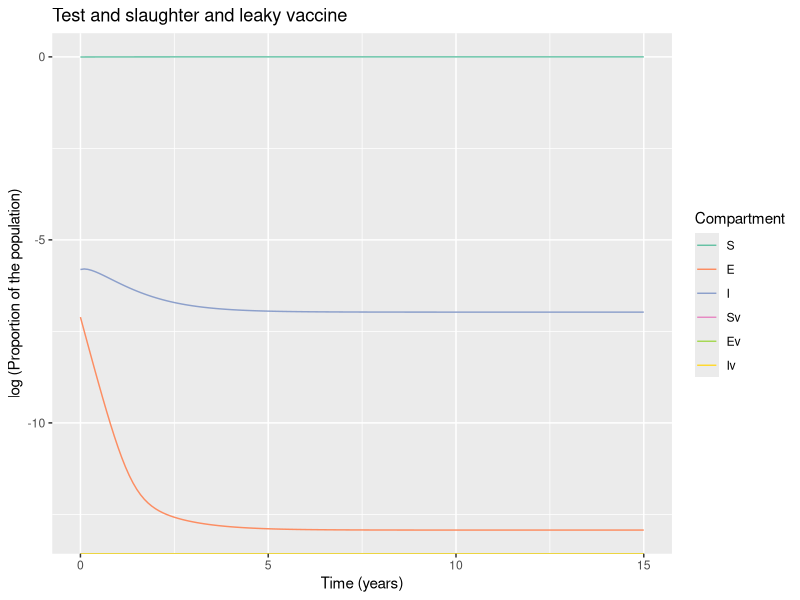

Write R code to recreate this figure.
# LOAD THE PACKAGES:
library(deSolve)
library(reshape2)
library(ggplot2)


# MODEL INPUTS:

initial_state_values <- c(S = 1224000- 4672,
                          E = 1000,        
                          I = 3672,        
                          Sv = 0,      
                          Ev = 0,
                          Iv = 0)      

# Parameters
#R0=0.42

parameters <- c(beta = 0.01,     # the infection rate in units of years^-1  5.2
                delta = 0.01*365,     # the latency period in units of years^-1 
                c_s = 0.39,       # the reduction in the force of infection
                # acting on those vaccinated
                c_i = 0.39,# the reduction in the infectivity of vaccinated infected bovines  
                u = 1/5,#death rate in units of years^-1 
                a = 0.77, #testing rate in units of years^-1
                b = 1/5, #birth rate in units of years^-1
                vc = 0,  # vaccination rate
                w = 0.0009 ) #wildife infection rate 0.131
              
             

# TIMESTEPS:

# Sequence of timesteps to solve the model at
times <- seq(from = 0, to = 15, by =0.1)#from 0 to 15 years, daily intervalS
# MODEL FUNCTION: 

vaccine_model <- function(time, state, parameters) {  
  
  with(as.list(c(state, parameters)), {    
    
    # Defining lambda as a function of beta and E:
    N <- S + E + I + Sv + Ev + Iv 
    lambda <- beta * I/N + c_i * beta * Iv/N 
    # the Ev compartment gets c_i times less infected than the E compartment
    
    
    # The differential equations
    dS <- -lambda * S - u * S - S * w - vc * S + (b * N * (1-vc))+ a * I + a * Iv
    dE <- lambda * S - delta * E - u * E - vc * E 
    dI <- delta * E - a * I - u * I + S * w 
    dSv <- -c_s * lambda * Sv - u * Sv + vc * S  + b * N * vc - Sv * w            
    dEv <- c_s * lambda * Sv - delta * Ev - u * Ev + vc * E 
    dIv <- delta * Ev - a * Iv - u * Iv + Sv * w 
    
    return(list(c(dS, dE, dI, dSv, dEv, dIv))) 
  })
  
}

# MODEL OUTPUT:

# Solving the differential equations using the ode integration algorithm
output <- as.data.frame(ode(y = initial_state_values, 
                            times = times, 
                            func = vaccine_model,
                            parms = parameters))

# PLOT THE OUTPUT

# turn output dataset into long format
output_long <- melt(as.data.frame(output), id = "time")

# Adding a column for the prevalence proportion to the long-format output
output_long$prevalence <- output_long$value/sum(initial_state_values)

# Plot the number in each compartment over time
ggplot(data = output_long,                                               
       aes(x = time, y = log(prevalence), colour = variable, group = variable)) +  
  geom_line() +                                                          
  xlab("Time (years)")+                                                   
  ylab("log (Proportion of the population)") +
  labs(title = paste("Test and slaughter and leaky vaccine"), 
       colour = "Compartment") +
  scale_colour_brewer(palette = "Set2")

#install.packages("gridExtra")
#install.packages("egg")
#incidence<- diff(output_long$value[output_long$variable=="T"])
#plot(incidence)
#lambda <- 5.2/2 * (output_long$value[output_long$variable=="I"])
